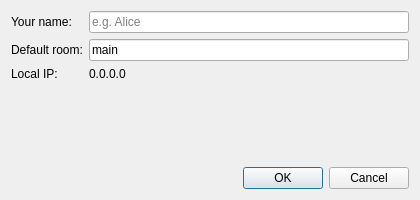
<?xml version="1.0" encoding="UTF-8"?>
<ui version="4.0">
 <class>Dialog</class>
 <widget class="QDialog" name="Dialog">
  <property name="geometry">
   <rect>
    <x>0</x>
    <y>0</y>
    <width>420</width>
    <height>200</height>
   </rect>
  </property>
  <property name="windowTitle">
   <string>Join Room</string>
  </property>
  <layout class="QVBoxLayout" name="verticalLayout">
   <item>
    <layout class="QFormLayout" name="formLayout">
     <item row="0" column="0">
      <widget class="QLabel" name="nameLabel">
       <property name="text">
        <string>Your name:</string>
       </property>
      </widget>
     </item>
     <item row="0" column="1">
      <widget class="QLineEdit" name="nameEdit">
       <property name="placeholderText">
        <string>e.g. Alice</string>
       </property>
      </widget>
     </item>
     <item row="1" column="0">
      <widget class="QLabel" name="roomLabel">
       <property name="text">
        <string>Default room:</string>
       </property>
      </widget>
     </item>
     <item row="1" column="1">
     <widget class="QLineEdit" name="manualIpEdit">
       <property name="text">
        <string>main</string>
       </property>
     </widget>
    </item>
     <item row="2" column="0">
      <widget class="QLabel" name="localIpTextLabel">
       <property name="text">
        <string>Local IP:</string>
       </property>
      </widget>
     </item>
     <item row="2" column="1">
      <widget class="QLabel" name="localIpLabel">
       <property name="text">
        <string>0.0.0.0</string>
       </property>
      </widget>
     </item>
    </layout>
   </item>
   <item>
    <widget class="QDialogButtonBox" name="buttonBox">
     <property name="orientation">
      <enum>Qt::Horizontal</enum>
     </property>
     <property name="standardButtons">
      <set>QDialogButtonBox::Cancel|QDialogButtonBox::Ok</set>
     </property>
    </widget>
   </item>
  </layout>
 </widget>
 <resources/>
 <connections>
  <connection>
   <sender>buttonBox</sender>
   <signal>accepted()</signal>
   <receiver>Dialog</receiver>
   <slot>accept()</slot>
   <hints>
    <hint type="sourcelabel">
     <x>248</x>
     <y>254</y>
    </hint>
    <hint type="destinationlabel">
     <x>157</x>
     <y>274</y>
    </hint>
   </hints>
  </connection>
  <connection>
   <sender>buttonBox</sender>
   <signal>rejected()</signal>
   <receiver>Dialog</receiver>
   <slot>reject()</slot>
   <hints>
    <hint type="sourcelabel">
     <x>316</x>
     <y>260</y>
    </hint>
    <hint type="destinationlabel">
     <x>286</x>
     <y>274</y>
    </hint>
   </hints>
  </connection>
 </connections>
</ui> 
